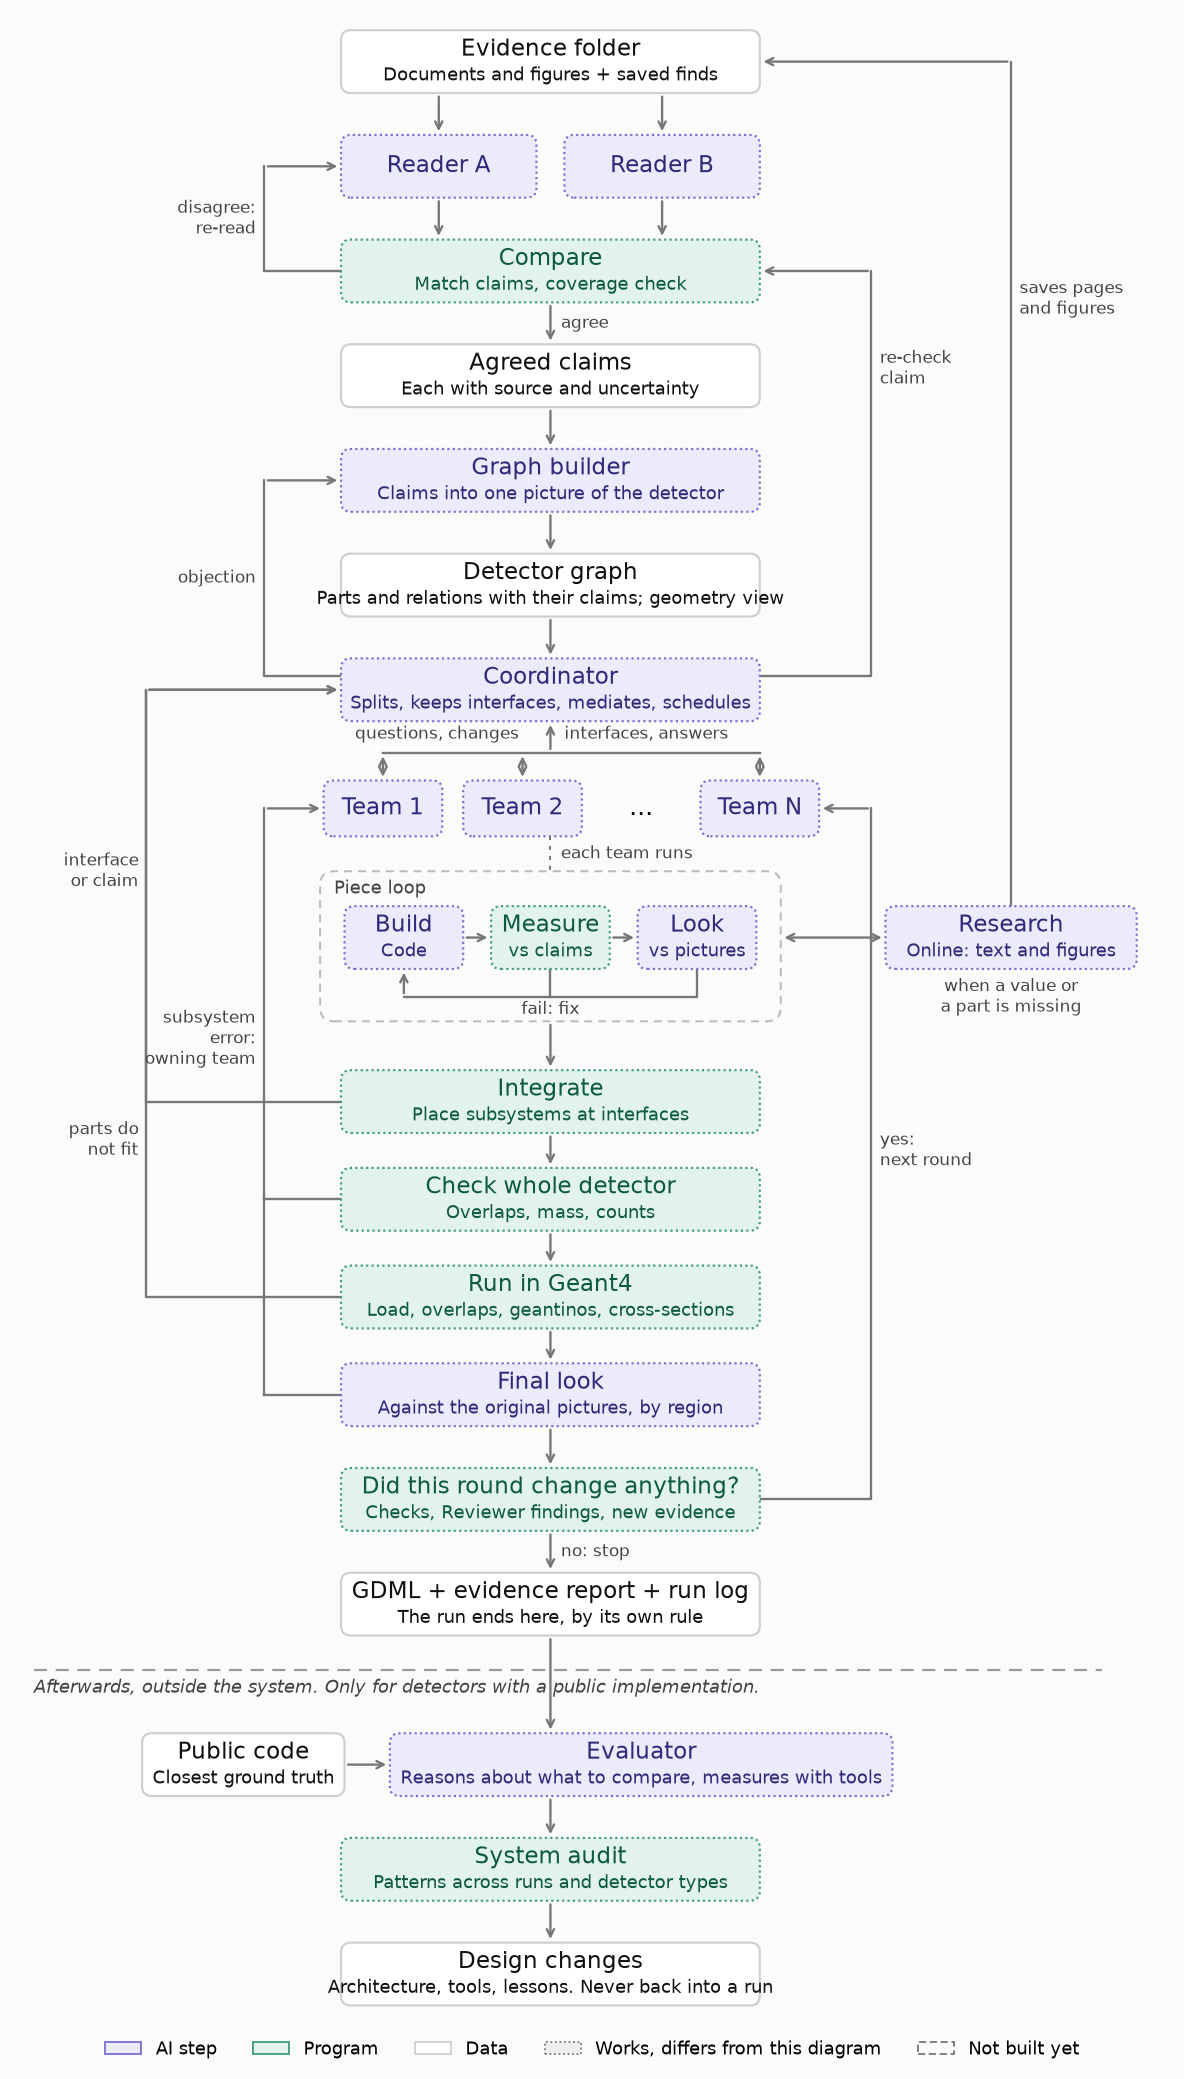

The script that saved this image:
"""Draw the G4GeoAgent architecture diagram from g4geoagent/architecture.yaml.

    python diagrams/architecture.py      writes diagrams/architecture.png and .svg

The boxes (title, kind, built or not) and the arrows come from the yaml file. This script
only adds where they sit. It fails if it draws a box or an arrow that the file does not
have, or leaves one out.
"""

from pathlib import Path

import matplotlib

matplotlib.use("Agg")
import matplotlib.pyplot as plt
import yaml
from matplotlib.patches import FancyBboxPatch, Patch

HERE = Path(__file__).parent
SPEC = yaml.safe_load((HERE.parent / "g4geoagent" / "architecture.yaml").read_text())
DRAWN_BOXES, DRAWN_ARROWS = set(), set()
STYLE = {   # kind: (fill, edge, text)
    "ai": ("#ecebfb", "#7a6fd0", "#2f2a7a"),
    "program": ("#e1f3ec", "#3f9c7c", "#0f5a43"),
    "data": ("#ffffff", "#cfcfcf", "#111111"),
}
GREY = "#777777"
fig, ax = plt.subplots(figsize=(11.5, 25.6))

# Everything from the Coordinator down was moved 3 units lower to make room for the graph builder.
# The numbers below are the old places; the drawing calls shift them. SHIFT[0] = False draws at the place given.
SHIFT = [True]


def S(y):
    return y - 3.0 if SHIFT[0] and y < -5.0 else y


_plot, _text, _annotate, _add_patch = ax.plot, ax.text, ax.annotate, ax.add_patch
ax.plot = lambda xs, ys, *a, **k: _plot(xs, [S(y) for y in ys], *a, **k)
ax.text = lambda x, y, *a, **k: _text(x, S(y), *a, **k)
ax.annotate = lambda s, xy, xytext, **k: _annotate(s, xy=(xy[0], S(xy[1])), xytext=(xytext[0], S(xytext[1])), **k)


def _shifted_patch(patch):
    patch.set_y(S(patch.get_y()))
    return _add_patch(patch)


ax.add_patch = _shifted_patch


def box(cx, cy, w, h, name, title=None):
    """The box `name` of architecture.yaml. A step that is not built yet gets a dashed edge."""
    entry = SPEC["boxes"][name]
    DRAWN_BOXES.add(name)
    title, sub = title or entry["title"], entry.get("subtitle")
    fill, edge, text = STYLE[entry["kind"]]
    stub, partial = entry.get("state") == "stub", entry.get("state") == "partial"
    ax.add_patch(FancyBboxPatch((cx - w / 2, cy - h / 2), w, h, boxstyle="round,pad=0,rounding_size=0.14",
                                facecolor="#fbfbf9" if stub else fill, edgecolor=edge, linewidth=1.2,
                                linestyle=(0, (4, 2)) if stub else ((0, (1, 1.5)) if partial else "-"), zorder=2))
    ax.text(cx, cy + (0.17 if sub else 0), title, ha="center", va="center", fontsize=12.5,
            color=text, zorder=3)
    if sub:
        ax.text(cx, cy - 0.2, sub, ha="center", va="center", fontsize=10, color=text, zorder=3)


def arrow(points, label=None, at=None, ha="left", both=False, links=""):
    """Line through `points` with an arrow head at the end. `links` names the arrows of
    architecture.yaml that this line stands for: "a>b c>d"."""
    DRAWN_ARROWS.update(tuple(link.split(">")) for link in links.split())
    xs, ys = zip(*points)
    ax.plot(xs[:-1], ys[:-1], color=GREY, linewidth=1.3, zorder=1, solid_capstyle="round")
    ax.annotate("", xy=points[-1], xytext=points[-2], zorder=1,
                arrowprops={"arrowstyle": "<->" if both else "->", "color": GREY, "linewidth": 1.3})
    if label:
        x, y = at if at else ((xs[-2] + xs[-1]) / 2 + 0.15, (ys[-2] + ys[-1]) / 2)
        ax.text(x, y, label, ha=ha, va="center", fontsize=9.5, color="#444444", zorder=3)


C, W, H = 6.0, 6.0, 0.9          # main column: centre, width, box height
L1, L2, R1 = 0.2, 1.9, 10.6      # x of the loops on the left and right
RX = 12.6                        # x of Research and of its line up to the evidence folder

# --- evidence and reading
box(C, 0, W, H, "evidence_folder")
box(4.4, -1.5, 2.8, H, "reader_A")
box(7.6, -1.5, 2.8, H, "reader_B")
arrow([(4.4, -0.45), (4.4, -1.05)], links="evidence_folder>reader_A")
arrow([(7.6, -0.45), (7.6, -1.05)], links="evidence_folder>reader_B")
box(C, -3.0, W, H, "compare")
arrow([(4.4, -1.95), (4.4, -2.55)], links="reader_A>compare")
arrow([(7.6, -1.95), (7.6, -2.55)], links="reader_B>compare")
arrow([(3.0, -3.0), (L2, -3.0), (L2, -1.5), (3.0, -1.5)], "disagree:\nre-read", at=(L2 - 0.12, -2.25), ha="right",
      links="compare>reader_A compare>reader_B")
box(C, -4.5, W, H, "agreed_claims")
arrow([(C, -3.45), (C, -4.05)], "agree", links="compare>agreed_claims")

# --- coordination and building
box(C, -6.0, W, H, "coordinator")
SHIFT[0] = False
arrow([(C, -4.95), (C, -5.55)], links="agreed_claims>graph_builder")
box(C, -6.0, W, H, "graph_builder")
arrow([(C, -6.45), (C, -7.05)], links="graph_builder>detector_graph")
box(C, -7.5, W, H, "detector_graph")
arrow([(C, -7.95), (C, -8.55)], links="detector_graph>coordinator")
arrow([(3.0, -8.8), (L2, -8.8), (L2, -6.0), (3.0, -6.0)], "objection", at=(L2 - 0.12, -7.4), ha="right",
      links="coordinator>graph_builder")
SHIFT[0] = True
arrow([(9.0, -5.8), (R1, -5.8), (R1, -3.0), (9.0, -3.0)], "re-check\nclaim", at=(R1 + 0.12, -4.4), links="coordinator>compare")
for x, name in ((3.6, "Team 1"), (5.6, "Team 2"), (9.0, "Team N")):
    box(x, -7.7, 1.7, 0.8, "teams", name)
    arrow([(x, -6.9), (x, -7.3)], both=True) if x != 5.6 else None
ax.plot([3.6, 9.0], [-6.9, -6.9], color=GREY, linewidth=1.3, zorder=1)
arrow([(C, -6.9), (C, -6.45)], links="coordinator>teams teams>coordinator")
arrow([(5.6, -6.9), (5.6, -7.3)], both=True)
ax.text(7.3, -7.7, "...", ha="center", va="center", fontsize=14)
ax.text(3.2, -6.7, "questions, changes", ha="left", fontsize=9.5, color="#444444")
ax.text(6.2, -6.7, "interfaces, answers", ha="left", fontsize=9.5, color="#444444")

ax.add_patch(FancyBboxPatch((2.7, -10.75), 6.6, 2.15, boxstyle="round,pad=0,rounding_size=0.2",
                            facecolor="none", edgecolor="#bbbbbb", linestyle=(0, (4, 3)), linewidth=1.1))
ax.plot([C, C], [-8.1, -8.6], color=GREY, linewidth=1.1, linestyle=(0, (2, 3)))
ax.text(C + 0.15, -8.35, "each team runs", fontsize=9.5, color="#444444", va="center")
ax.text(2.9, -8.85, "Piece loop", fontsize=10, color="#444444", va="center")
box(3.9, -9.55, 1.7, H, "build")
box(6.0, -9.55, 1.7, H, "measure_vs_claims")
box(8.1, -9.55, 1.7, H, "look")
arrow([(4.75, -9.55), (5.15, -9.55)], links="build>measure_vs_claims teams>build")
arrow([(6.85, -9.55), (7.25, -9.55)], links="measure_vs_claims>look")
arrow([(8.1, -10.0), (8.1, -10.4), (3.9, -10.4), (3.9, -10.0)], "fail: fix", at=(C, -10.58), ha="center",
      links="look>build measure_vs_claims>build")
ax.plot([6.0, 6.0], [-10.0, -10.4], color=GREY, linewidth=1.3, zorder=1)

# --- research, inside each team
box(RX, -9.55, 3.6, H, "research")
arrow([(9.3, -9.55), (RX - 1.8, -9.55)], "when a value or\na part is missing", at=(RX, -10.4), ha="center", both=True,
      links="teams>research measure_vs_claims>research look>research research>teams")
arrow([(RX, -9.1), (RX, 0.0), (9.0, 0.0)], "saves pages\nand figures", at=(RX + 0.12, -3.4), links="research>evidence_folder")

# --- whole-detector checks
rows = [(-11.9, "integrate"), (-13.3, "check_whole_detector"), (-14.7, "run_geant4"), (-16.1, "final_look"),
        (-17.6, "round_rule")]
previous, before = -10.75, "look"
for y, name in rows:
    arrow([(C, previous), (C, y + H / 2)], links=f"{before}>{name}")
    box(C, y, W, H, name)
    previous, before = y - H / 2, name
for y in (-13.3, -14.7, -16.1):
    ax.plot([3.0, L2], [y, y], color=GREY, linewidth=1.3, zorder=1)
ax.plot([L2, L2], [-16.1, -13.3], color=GREY, linewidth=1.3, zorder=1)
arrow([(L2, -13.3), (L2, -7.7), (2.75, -7.7)], "subsystem\nerror:\nowning team", at=(L2 - 0.12, -11.0), ha="right",
      links="check_whole_detector>teams final_look>teams")
arrow([(L2, -14.7), (L1, -14.7), (L1, -6.0), (3.0, -6.0)], "interface\nor claim", at=(L1 - 0.1, -8.6), ha="right", links="run_geant4>coordinator")
arrow([(3.0, -11.9), (L1, -11.9), (L1, -6.0), (3.0, -6.0)], "parts do\nnot fit", at=(L1 - 0.1, -12.45), ha="right", links="integrate>coordinator")
arrow([(9.0, -17.6), (R1, -17.6), (R1, -7.7), (9.85, -7.7)], "yes:\nnext round", at=(R1 + 0.12, -12.6), links="round_rule>teams")
box(C, -19.1, W, H, "output")
arrow([(C, -18.05), (C, -18.65)], "no: stop", links="round_rule>output")

# --- outside the system
ax.plot([-1.4, 13.9], [-20.05, -20.05], color="#999999", linewidth=1.2, linestyle=(0, (6, 4)))
ax.text(-1.4, -20.3, "Afterwards, outside the system. Only for detectors with a public implementation.",
        fontsize=10, color="#444444", va="center", style="italic")
box(1.6, -21.4, 2.9, H, "public_code")
box(7.3, -21.4, 7.2, H, "evaluator")
arrow([(3.05, -21.4), (3.7, -21.4)], links="public_code>evaluator")
arrow([(C, -19.55), (C, -20.95)], links="output>evaluator")
box(C, -22.9, W, H, "system_audit")
arrow([(C, -21.85), (C, -22.45)], links="evaluator>system_audit")
box(C, -24.4, W, H, "design_changes")
arrow([(C, -23.35), (C, -23.95)], links="system_audit>design_changes")

ax.legend(handles=[Patch(facecolor=STYLE[k][0], edgecolor=STYLE[k][1], label=n)
                   for k, n in (("ai", "AI step"), ("program", "Program"), ("data", "Data"))]
          + [Patch(facecolor="#eeeeee", edgecolor="#777777", linestyle=(0, (1, 1.5)), label="Works, differs from this diagram"),
             Patch(facecolor="#fbfbf9", edgecolor="#777777", linestyle=(0, (4, 2)), label="Not built yet")],
          loc="lower center", bbox_to_anchor=(0.5, -0.005), ncol=5, frameon=False, fontsize=10)

wanted = {(a, b) for a, b, *_ in SPEC["arrows"]}
assert DRAWN_BOXES == set(SPEC["boxes"]), f"boxes differ from architecture.yaml: {DRAWN_BOXES ^ set(SPEC['boxes'])}"
assert DRAWN_ARROWS == wanted, f"arrows differ from architecture.yaml: {DRAWN_ARROWS ^ wanted}"
ax.set_xlim(-1.7, 14.9)
ax.set_ylim(-28.7, 0.7)
ax.set_aspect("equal")
ax.axis("off")
fig.patch.set_facecolor("#fbfbf9")
for suffix in ("png", "svg"):
    fig.savefig(HERE / f"architecture.{suffix}", dpi=130, bbox_inches="tight", facecolor=fig.get_facecolor())
print("wrote", HERE / "architecture.png")
